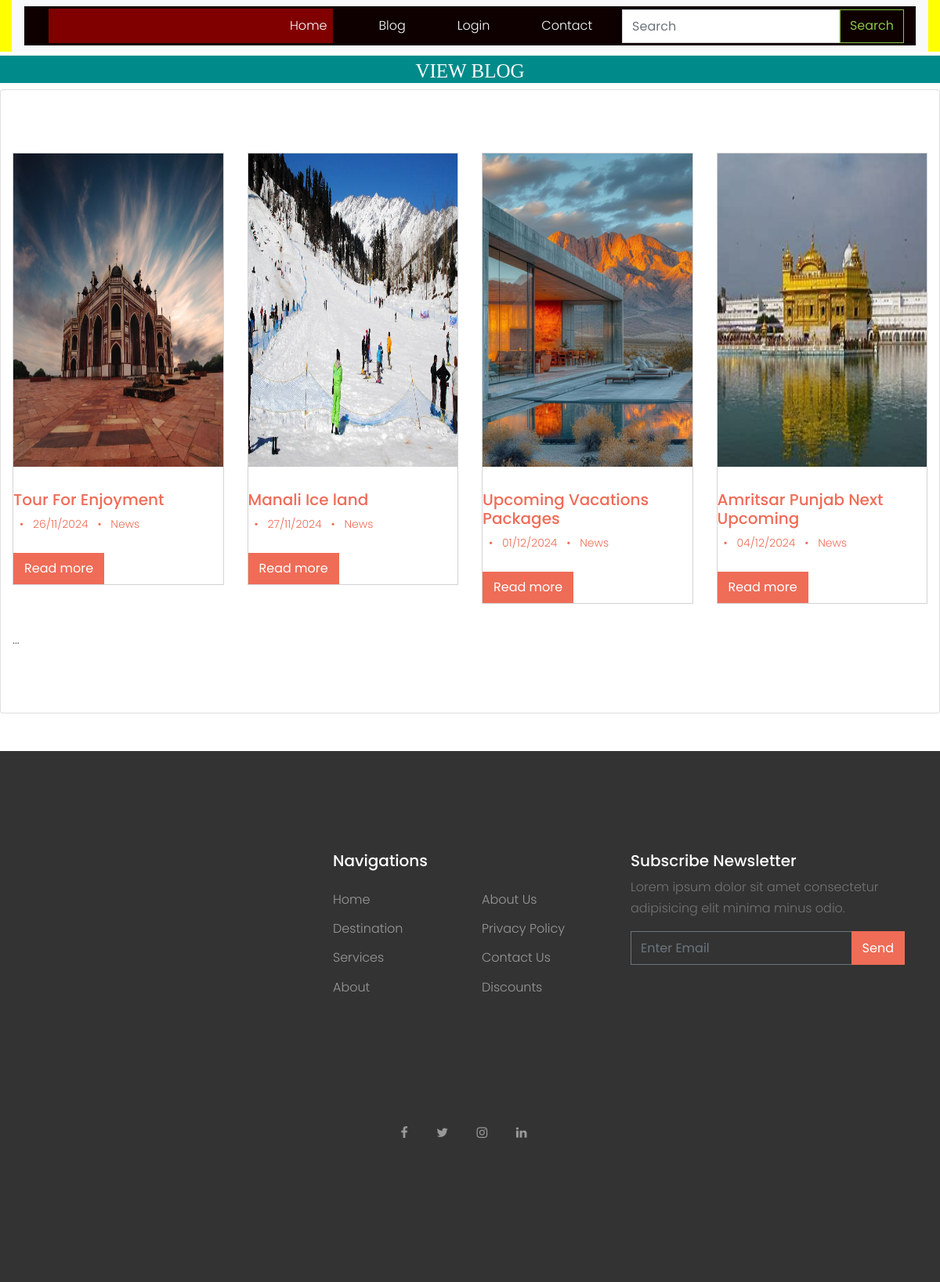
Screenshot of /blog/ with the database file from the repository.
### tour/models.py (models this page shows, shortened)
class Blog(models.Model):
    user= models.ForeignKey(User,on_delete=models.CASCADE,null=True,blank=True)
    topic=models.CharField(max_length=100,null=True,blank=True)
    image= models.ImageField(blank=True)
    blog= RichTextField(blank=True,null=True)
    post_date= models.CharField(max_length=30,null=True,blank=True)

### tour/views.py (the view)
# urls.py: 2. Add a URL to urlpatterns:  path('blog/', include('blog.urls'))
def blog(request):
    data=Blog.objects.all()
    d={'data':data}
    return render(request,'blog.html',d)

### tour/templates/blog.html (shortened to what this page needs)
{% extends 'base.html' %}
{% load static %}
{% block body %}
<center>
      <h1 style="font-size:25px; background-color:darkcyan;height:35px;color:white;padding:5px;margin-top:5px;font-family : 'Monotype Corsiva" align="center"> VIEW BLOG </h1>
</center>
<div class="card">
    <div class="site-section">
      <div class="container-fluid">
        <div class="row mb-3 align-items-stretch" style="">
           {% for i in data %}
          <div class="col-md-3 col-lg-3 mb-4 mb-lg-3">
            <div class="h-entry" style="border:1px solid lightgrey;">
          <a href="{% url 'view_blog_detail' i.id %}"><img src="{{i.image.url}}" alt="Image" class="img-fluid" style="width:350px;height:400px">
              <h2 class="font-size-regular">{{i.topic}}</h2>
              <div class="meta mb-4" style="color:black"> <span class="mx-2">&bullet;</span> {{i.post_date}} <span class="mx-2">&bullet;</span> <a href="{% url 'view_blog_detail' i.id %}">News</a></div></a>
                <a class="btn btn-primary" href="{% url 'view_blog_detail' i.id %}">Read more</a>
            </div>
          </div>
         {% endfor %}
        </div>
          <span id="dots">...</span>
      </div>
    </div>
</div>
    {% endblock %}

### tour/templates/base.html (shortened to what this page needs)
<!DOCTYPE html>
<html lang="en">
<head>
    {% load static %}
    <link rel="stylesheet" href="{% static 'fonts/icomoon/style.css' %}">
    <link rel="stylesheet" href="{% static 'css/bootstrap.min.css' %}">
    <link rel="stylesheet" href="{% static 'css/magnific-popup.css' %}">
    <link rel="stylesheet" href="{% static 'css/jquery-ui.css' %}">
    <link rel="stylesheet" href="{% static 'css/owl.carousel.min.css' %}">
    <link rel="stylesheet" href="{% static 'css/owl.theme.default.min.css' %}">
    <link rel="stylesheet" href="https://cdnjs.cloudflare.com/ajax/libs/font-awesome/4.7.0/css/font-awesome.min.css">
    <link rel="stylesheet" href="{% static 'css/bootstrap-datepicker.css' %}">
    <link rel="stylesheet" href="{% static 'fonts/flaticon/font/flaticon.css' %}">
    <link rel="stylesheet" href="https://cdn.jsdelivr.net/npm/mediaelement@4.2.7/build/mediaelementplayer.min.css>
    <link rel=" href="{% static 'css/aos.css' %}">
    <link rel="stylesheet" href="{% static 'css/style.css' %}">
</head>
<body>
<header class="site-navbar " role="banner">
    <div class="container-fluid">
        <div class="row">
            <div class="col-12" style="background-color:yellow;">
                <nav class="navbar navbar-expand-lg navbar-light bg-light">
                    <div class="container-fluid" style="background-color:rgb(14, 0, 0); height:50px">
                        <div class="collapse navbar-collapse" id="navbarSupportedContent">
                            {% if request.user.is_staff %}
                            <ul class="navbar-nav me-auto mb-2 mb-lg-0">
                                <li class="active"><a href="{% url 'admin_home' %}">Dashboard</a></li>
                                <li><a href="{% url 'all_user' %}" style="margin-left:10px">All User</a></li>
                                <li><a href="{% url 'add_destination' %}"  style="margin-left:20px">Add Destination</a></li>
                                <li><a href="{% url 'view_destination' %}"  style="margin-left:20px">View Destination</a></li>
                                <li><a href="{% url 'add_blog' %}"  style="margin-left:20px">Add Blog</a></li>
                                <li><a href="{% url 'admin_viewblog' %}"  style="margin-left:20px">View Blog</a></li>
                                <li><a href="{% url 'view_booking' %}"  style="margin-left:20px">View Booking</a></li>
                                <li><a href="{% url 'view_contact' %}"  style="margin-left:20px">View Contact</a></li>
                                <li><a href="{% url 'Change_Password' %}"  style="margin-left:20px">Change Password</a></li>
                                 <li><a href="{% url 'logout' %}"  style="margin-left:20px">logout</a></li>
                                <li class="btn btn-warning"  style="margin-left:20px;background-color:yellow">Welcome {{request.user.username}}</li>
                                {% else %}
                            <ul class="navbar-nav me-auto mb-2 mb-lg-0" >
                                <li class="nav-item" style="background-color:maroon;color:white">
                                    <a class="nav-link active" aria-current="page" href="{% url 'home' %}" style="color:white;margin-left:300px">Home</a>
                                </li>
                                <li class="nav-item">
                                    <a class="nav-link" href="{% url 'blog' %}" style="color:white;margin-left:50px">Blog</a>
                                </li>
                                 <li class="nav-item">
                                    <a class="nav-link" href="{% url 'login' %}" style="color:white;margin-left:50px">Login</a>
                                </li>
 <li class="nav-item">
                                    <a class="nav-link" href="{% url 'contact' %}" style="color:white;margin-left:50px">Contact</a>
                                </li>
                            </ul>
                            {% endif %}
                            {% if not request.user.is_staff %}
                            <div align="right">
                                <form class="d-flex pull-right" method="post" action="/search/">
                                    <input class="form-control me-2" type="search" placeholder="Search"
                                           aria-label="Search" name="srh" style="margin-left:30px">
                                    <button class="btn btn-outline-success" type="submit">Search</button>
                                </form>
                            </div>
                            {% endif %}
                        </div>
                    </div>
                </nav>
            </div>
        </div>
    </div>
</header>
{% block body %}
{% endblock %}
<footer class="site-footer mt-5">
    <div class="container">
        <div class="row">
            <div class="col-lg-4">
            </div>
            <div class="col-lg-4 mb-5 mb-lg-0">
                <div class="row mb-5">
                    <div class="col-md-12">
                        <h3 class="footer-heading mb-4">Navigations</h3>
                    </div>
                    <div class="col-md-6 col-lg-6">
                        <ul class="list-unstyled">
                            <li><a href="#">Home</a></li>
                            <li><a href="#">Destination</a></li>
                            <li><a href="#">Services</a></li>
                            <li><a href="#">About</a></li>
                        </ul>
                    </div>
                    <div class="col-md-6 col-lg-6">
                        <ul class="list-unstyled">
                            <li><a href="#">About Us</a></li>
                            <li><a href="#">Privacy Policy</a></li>
                            <li><a href="#">Contact Us</a></li>
                            <li><a href="#">Discounts</a></li>
                        </ul>
                    </div>
                </div>
            </div>
            <div class="col-lg-4 mb-5 mb-lg-0">
                <div class="mb-5">
                    <h3 class="footer-heading mb-2">Subscribe Newsletter</h3>
                    <p>Lorem ipsum dolor sit amet consectetur adipisicing elit minima minus odio.</p>
                    <form action="#" method="post">
                        <div class="input-group mb-3">
                            <input type="text" class="form-control border-secondary text-white bg-transparent"
                                   placeholder="Enter Email" aria-label="Enter Email" aria-describedby="button-addon2">
                            <div class="input-group-append">
                                <button class="btn btn-primary text-white" type="button" id="button-addon2">Send
                                </button>
                            </div>
                        </div>
                    </form>
                </div>
            </div>
        </div>
        <div class="row pt-5 mt-5 text-center">
            <div class="col-md-12">
                <div class="mb-5">
                    <a href="https://www.facebook.com/krunal.prajapati.5074644?mibextid=ZbWKwL" class="pl-0 pr-3"><span class="icon-facebook"></span></a>
                    <a href="https://x.com/Krunal_093" class="pl-3 pr-3"><span class="icon-twitter"></span></a>
                    <a href="https://www.instagram.com/krunal_093?igsh=MnA0OXprenJ1OHRv" class="pl-3 pr-3"><span class="icon-instagram"></span></a>
                    <a href="https://www.linkedin.com/in/krunal-prajapati-34207427b?utm_source=share&utm_campaign=share_via&utm_content=profile&utm_medium=android_app" class="pl-3 pr-3"><span class="icon-linkedin"></span></a>
                </div>
            </div>
        </div>
    </div>
</footer>
</body>
</html>

### tour/static/css/style.css (style rules this page uses)
body { line-height: 1.7; color: #4d4d4d; font-weight: 300; font-size: 1rem; }
a { -webkit-transition: .3s all ease; -o-transition: .3s all ease; transition: .3s all ease; }
h1, h2, h3, h4, h5, .h1, .h2, .h3, .h4, .h5 { font-family: "Poppins", -apple-system, BlinkMacSystemFont, "Segoe UI", Roboto, "Helvetica Neue", Arial, sans-serif, "Apple Color Emoji", "Segoe UI Emoji", "Segoe UI Symbol", "Noto Color Emoji"; }
.btn { border-radius: 0; }
.btn.btn-primary { border: 2px solid transparent; }
.form-control { height: 43px; border-radius: 0; }
.site-section { padding: 2.5em 0; }
@media (min-width: 768px) { .site-section { padding: 5em 0; } }
.site-footer { padding: 4em 0; background: #333333; }
@media (min-width: 768px) { .site-footer { padding: 8em 0; } }
.site-footer p { color: #737373; }
.site-footer h2, .site-footer h3, .site-footer h4, .site-footer h5 { color: #fff; }
.site-footer a { color: #999999; }
.site-footer ul li { margin-bottom: 10px; }
.site-footer .footer-heading { font-size: 20px; color: #fff; }
.site-navbar { margin-bottom: 0px; z-index: 1999; position: relative; }
.bg-light { background: #ccc; }
.h-entry img { margin-bottom: 30px; }
.h-entry .meta { color: #b3b3b3; font-size: 14px; }
.h-entry h2 { font-size: 20px; }

### tour/templates/base.html (style rules this page uses)
li { color:white; font-size:bold; }

### rows the page displays
Blog: image (picture), topic "Tour For Enjoyment", post_date "26/11/2024"
Blog: image (picture), topic "Manali Ice land", post_date "27/11/2024"
Blog: image (picture), topic "Upcoming Vacations Packages", post_date "01/12/2024"
Blog: image (picture), topic "Amritsar Punjab Next Upcoming", post_date "04/12/2024"
